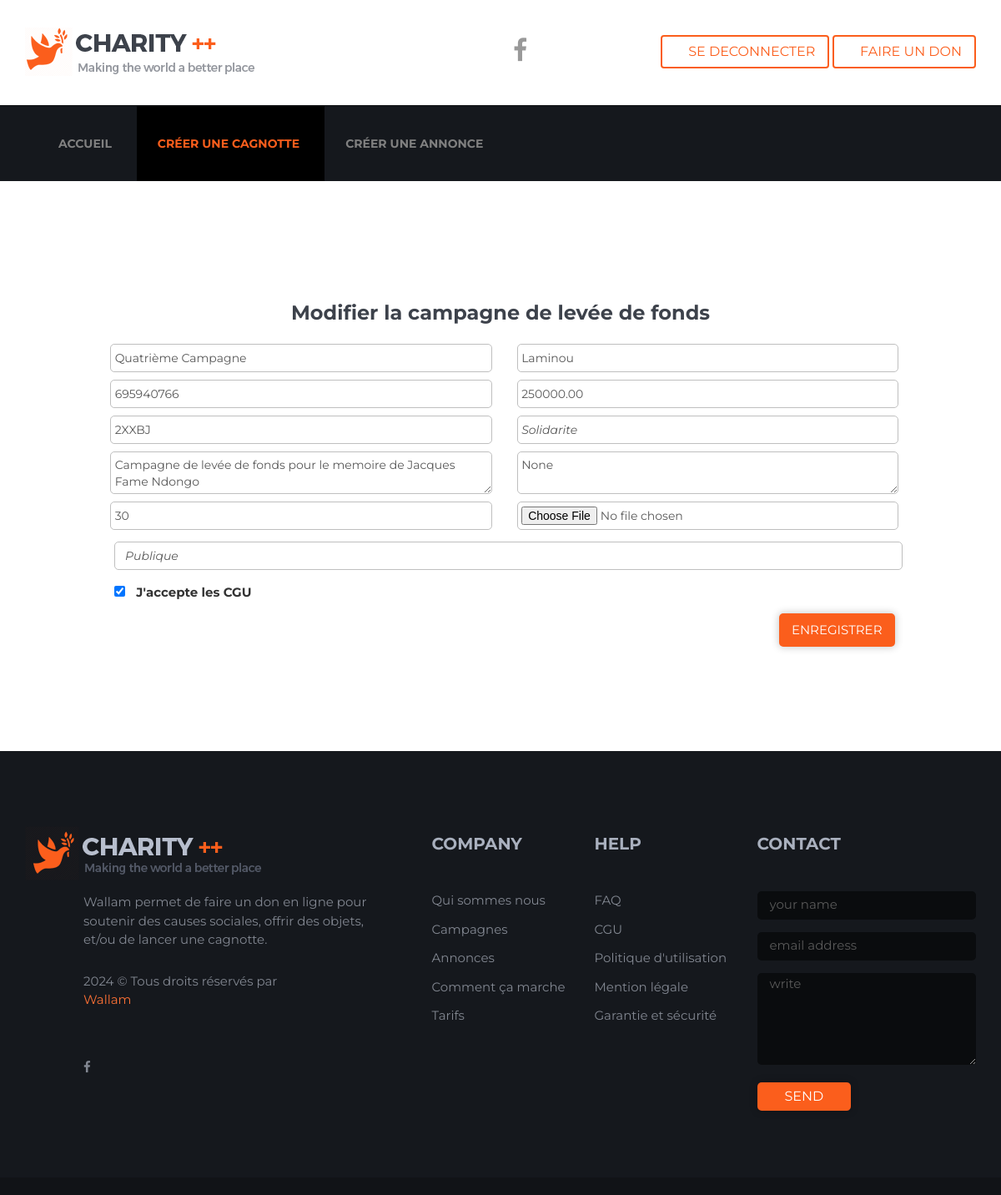
The app's page /campaign/edit-campaign/4/ (signed in), older data.
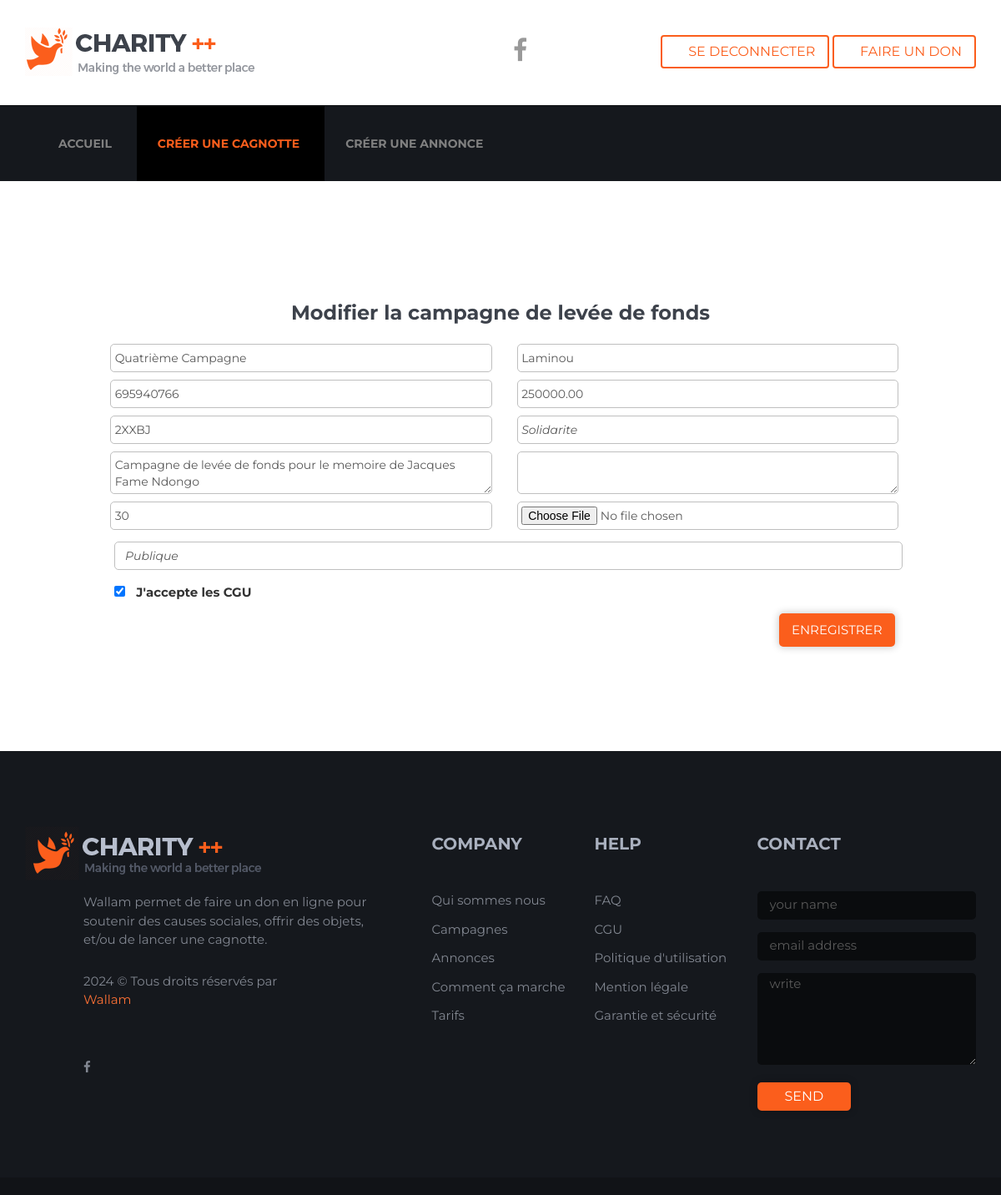
The same page, newer data.
### campaign/models.py (models this page shows, shortened)
class Campaign(models.Model):
    VISIBILITY_CHOICES = [
        ('public', 'Publique'),
        ('private', 'Privée'),
    ]
    STATUS_CHOICES = [
        ('encours', 'Encours'),
        ('terminee', 'Terminee'),
    ]
    user = models.ForeignKey(User, on_delete=models.CASCADE,
                             related_name="campaigns")  # L'utilisateur qui crée la campagne
    title = models.CharField(max_length=255)
    beneficiary = models.CharField(max_length=255)
    beneficiary_phone = models.CharField(max_length=15)
    goal = models.DecimalField(max_digits=10, decimal_places=2, blank=True, null=True)
    duration = models.IntegerField(help_text="Durée en jours")
    code = models.CharField(max_length=50, blank=True, null=True)
    category = models.ForeignKey(Category,  on_delete=models.SET_NULL, blank=True, null=True)
    description = models.TextField()
    reward = models.TextField(blank=True, null=True)
    uploaded_files = models.FileField(upload_to="campaign_files/", blank=True, null=True)
    visibility = models.CharField(max_length=10, choices=VISIBILITY_CHOICES, default='public')
    terms_accepted = models.BooleanField(default=False)
    status = models.CharField(max_length=20, choices=STATUS_CHOICES, default='encours')
    urgent = models.BooleanField(default=False)
    created_at = models.DateTimeField(auto_now_add=True)
    updated_at = models.DateTimeField(auto_now=True)

class Category(models.Model):
    name = models.CharField(max_length=100)
    description = models.CharField(max_length=100, null=True, blank=True)
    created_at = models.DateTimeField(auto_now_add=True)
    active = models.BooleanField(default=True)

### campaign/views.py (the view, shortened to what this page needs)
# urls.py: path("campaign/edit-campaign/<int:pk>/", views.edit_campaign_view, name="edit_campaign"),
@login_required
def edit_campaign_view(request, pk):
    campaign = get_object_or_404(Campaign, pk=pk, user=request.user)  # Vérifie que la campagne appartient à l'utilisateur connecté
    categories = Category.objects.filter(active=True).exclude(pk=campaign.category.pk)
    context = {
        "campaign": campaign,
        "categories": categories
    }
    return render(request, "campaign/edit_campaign.html", context)

### templates/campaign/edit_campaign.html (shortened to what the changed rows need)
{% extends 'default.html' %}
{% load static %}
{% block content %}
<section class="contact-main-content section-padding">
    <div class="row map-concate-form">
        <div class="contact-form">
            <div class="container">
                <div class="row  wow bounceInUp">
                    <div class="col col-md-10 col-md-offset-1 form-inner">
                        <form action="{% url 'edit_campaign' pk=campaign.pk %}" class="form row" method="post">
                            <div class="col col-md-6">
                                <input class="form-control" type="text" name="title" value="{{ campaign.title }}" required style="padding:1%; margin:1%; border-radius:5px !important;">
                            </div>
                            <div class="col col-md-6">
                                <input class="form-control" type="text" name="beneficiary" value="{{ campaign.beneficiary }}" required style="padding:1%; margin:1%; border-radius:5px !important;">
                            </div>
                            <div class="col col-md-6">
                                <input class="form-control" type="text" name="beneficiary_phone" value="{{ campaign.beneficiary_phone }}" required style="padding:1%; margin:1%; border-radius:5px !important;">
                            </div>
                            <div class="col col-md-6">
                                <input class="form-control" type="number" step="0.01" name="goal" value="{{ campaign.goal }}" style="padding:1%; margin:1%; border-radius:5px !important;">
                            </div>
                            <div class="col col-md-6">
                                <input class="form-control" type="text" name="code" value="{{ campaign.code }}" style="padding:1%; margin:1%; border-radius:5px !important;">
                            </div>
                            <div class="col col-md-6">
                                <select class="form-control" name="category" required style="padding:1%; margin:1%; border-radius:5px !important;">
                                    <option value="{{ campaign.category.pk }}">{{ campaign.category.name }}</option>
                                </select>
                            </div>
                            <div class="col col-md-6">
                                <textarea class="form-control" name="description" style="padding:1%; margin:1%; border-radius:5px !important;">{{ campaign.description }}</textarea>
                            </div>
                            <div class="col col-md-6">
                                <textarea class="form-control" name="reward" style="padding:1%; margin:1%; border-radius:5px !important;">{{ campaign.reward }}</textarea>
                            </div>
                            <div class="col col-md-6">
                                <input class="form-control" type="number" name="duration" value="{{ campaign.duration }}" style="padding:1%; margin:1%; border-radius:5px !important;">
                            </div>
                            <div class="col col-md-12">
                                <div class="form-check">
                                    <input class="form-check-input" type="checkbox" name="terms_accepted" id="terms" {% if campaign.terms_accepted %} checked {% endif %} required style="margin:1%">
                                    <label class="form-check-label" for="terms">J'accepte les CGU</label>
                                </div>
                            </div>
                        </form>
                    </div>
                </div>
            </div>
        </div>
    </div>
</section>
{% endblock %}

Row changes from the older to the newer data that the page shows:
changed Campaign "Quatrième Campagne": reward "None" → (not shown)
